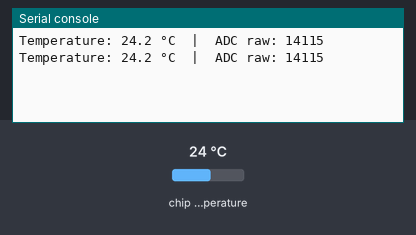
Bench run of a program on a simulated Raspberry Pi Pico running MicroPython. Parts: the last lines printed to the serial console. The test bench sets the inputs (shaded band); at power-on: chip temperature 24 °C.

Above: at 1.2 s.
1.3 s: chip temperature set to 1 °C
At 2.4 s:
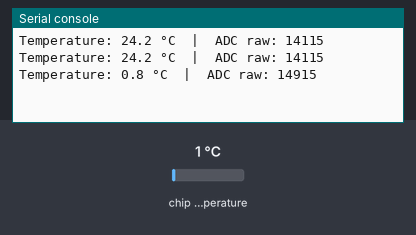
2.8 s: chip temperature set to 11 °C
At 3.8 s:
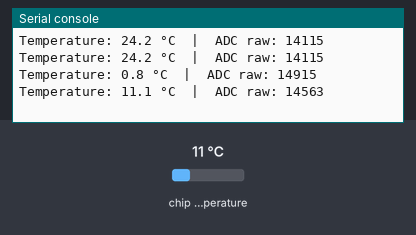
Timing chart, 0 to 5.8 s (numbered marks = the images above; inputs shaded):
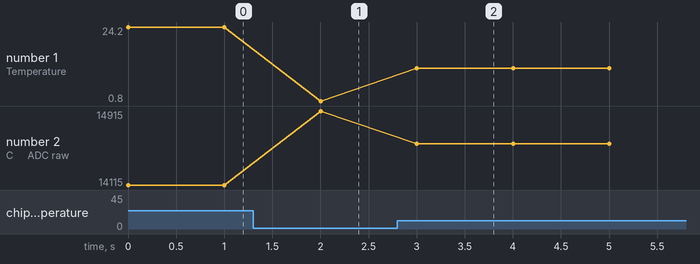

Measured:
- after the input at 1.3 s, the serial console: prints a new line after 0.70 s (image 1)
- after the input at 2.8 s, the serial console: prints a new line after 0.20 s (image 2)
- plotted number 1: 24.2 → 0.8 after the input at 1.3 s, 0.8 → 11.1 after the input at 2.8 s
- plotted number 2: 14115 → 14915 after the input at 1.3 s, 14915 → 14563 after the input at 2.8 s

The program:

temperature.py
```python
# temperature.py
# Read the RP2040 internal temperature sensor

from machine import ADC
import time

sensor = ADC(4)           # ADC channel 4 = internal temperature sensor
VOLT_REF = 3.3            # Pico reference voltage
CONVERSION = 65535        # 16-bit ADC max

while True:
    raw   = sensor.read_u16()                    # 0 – 65535
    volts = raw * (VOLT_REF / CONVERSION)        # convert to volts
    temp  = 27 - (volts - 0.706) / 0.001721     # RP2040 formula
    print(f"Temperature: {temp:.1f} °C  |  ADC raw: {raw}")
    time.sleep(1)
```
